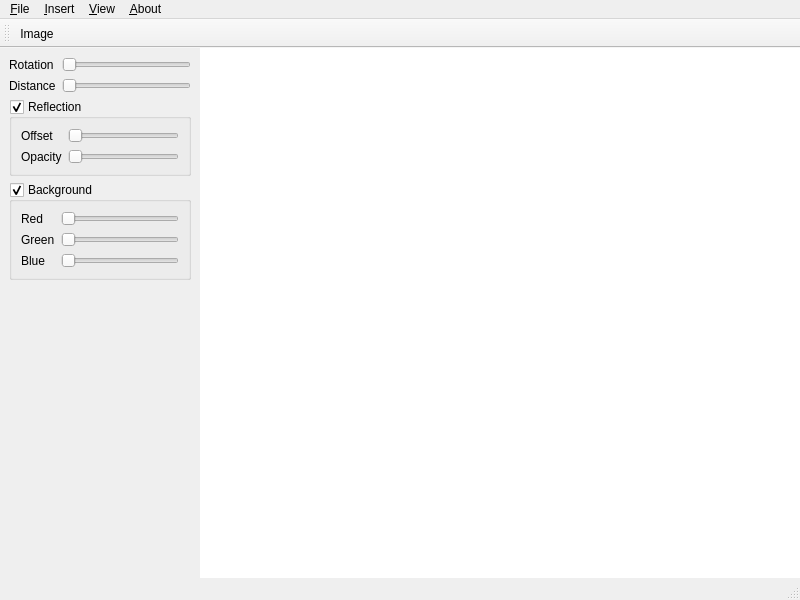
<?xml version="1.0" encoding="UTF-8"?>
<ui version="4.0">
 <class>MainWindow</class>
 <widget class="QMainWindow" name="MainWindow">
  <property name="geometry">
   <rect>
    <x>0</x>
    <y>0</y>
    <width>800</width>
    <height>600</height>
   </rect>
  </property>
  <property name="windowTitle">
   <string>Screenie</string>
  </property>
  <widget class="QWidget" name="centralwidget">
   <layout class="QGridLayout" name="gridLayout">
    <property name="margin">
     <number>0</number>
    </property>
    <property name="spacing">
     <number>0</number>
    </property>
    <item row="0" column="2">
     <widget class="QGraphicsView" name="graphicsView">
      <property name="frameShape">
       <enum>QFrame::NoFrame</enum>
      </property>
      <property name="frameShadow">
       <enum>QFrame::Plain</enum>
      </property>
      <property name="lineWidth">
       <number>0</number>
      </property>
     </widget>
    </item>
    <item row="0" column="0">
     <widget class="QWidget" name="sidePanel" native="true">
      <property name="minimumSize">
       <size>
        <width>200</width>
        <height>0</height>
       </size>
      </property>
      <property name="maximumSize">
       <size>
        <width>200</width>
        <height>16777215</height>
       </size>
      </property>
      <layout class="QGridLayout" name="gridLayout_6">
       <item row="0" column="0">
        <layout class="QGridLayout" name="gridLayout_2">
         <item row="0" column="0">
          <widget class="QLabel" name="label">
           <property name="text">
            <string>Rotation</string>
           </property>
          </widget>
         </item>
         <item row="1" column="0">
          <widget class="QLabel" name="label_2">
           <property name="text">
            <string>Distance</string>
           </property>
          </widget>
         </item>
         <item row="1" column="1">
          <widget class="QSlider" name="distanceSlider">
           <property name="maximum">
            <number>200</number>
           </property>
           <property name="orientation">
            <enum>Qt::Horizontal</enum>
           </property>
          </widget>
         </item>
         <item row="0" column="1">
          <widget class="QSlider" name="rotationSlider">
           <property name="minimum">
            <number>0</number>
           </property>
           <property name="maximum">
            <number>360</number>
           </property>
           <property name="singleStep">
            <number>15</number>
           </property>
           <property name="orientation">
            <enum>Qt::Horizontal</enum>
           </property>
          </widget>
         </item>
        </layout>
       </item>
       <item row="1" column="0">
        <widget class="QGroupBox" name="reflectionGroupBox">
         <property name="title">
          <string>Reflection</string>
         </property>
         <property name="checkable">
          <bool>true</bool>
         </property>
         <layout class="QGridLayout" name="gridLayout_3">
          <item row="0" column="0">
           <widget class="QLabel" name="label_3">
            <property name="text">
             <string>Offset</string>
            </property>
           </widget>
          </item>
          <item row="0" column="1">
           <widget class="QSlider" name="reflectionOffsetSlider">
            <property name="minimum">
             <number>1</number>
            </property>
            <property name="maximum">
             <number>100</number>
            </property>
            <property name="orientation">
             <enum>Qt::Horizontal</enum>
            </property>
           </widget>
          </item>
          <item row="1" column="0">
           <widget class="QLabel" name="label_4">
            <property name="text">
             <string>Opacity</string>
            </property>
           </widget>
          </item>
          <item row="1" column="1">
           <widget class="QSlider" name="reflectionOpacitySlider">
            <property name="maximum">
             <number>100</number>
            </property>
            <property name="value">
             <number>0</number>
            </property>
            <property name="orientation">
             <enum>Qt::Horizontal</enum>
            </property>
           </widget>
          </item>
         </layout>
        </widget>
       </item>
       <item row="2" column="0">
        <widget class="QGroupBox" name="backgroundColorGroupBox">
         <property name="title">
          <string>Background</string>
         </property>
         <property name="checkable">
          <bool>true</bool>
         </property>
         <layout class="QGridLayout" name="gridLayout_5">
          <item row="0" column="0">
           <layout class="QGridLayout" name="gridLayout_4">
            <item row="0" column="0">
             <widget class="QLabel" name="label_5">
              <property name="text">
               <string>Red</string>
              </property>
             </widget>
            </item>
            <item row="0" column="1">
             <widget class="QSlider" name="redSlider">
              <property name="maximum">
               <number>255</number>
              </property>
              <property name="orientation">
               <enum>Qt::Horizontal</enum>
              </property>
             </widget>
            </item>
            <item row="1" column="0">
             <widget class="QLabel" name="label_6">
              <property name="text">
               <string>Green</string>
              </property>
             </widget>
            </item>
            <item row="1" column="1">
             <widget class="QSlider" name="greenSlider">
              <property name="maximum">
               <number>255</number>
              </property>
              <property name="orientation">
               <enum>Qt::Horizontal</enum>
              </property>
             </widget>
            </item>
            <item row="2" column="0">
             <widget class="QLabel" name="label_7">
              <property name="text">
               <string>Blue</string>
              </property>
             </widget>
            </item>
            <item row="2" column="1">
             <widget class="QSlider" name="blueSlider">
              <property name="maximum">
               <number>255</number>
              </property>
              <property name="orientation">
               <enum>Qt::Horizontal</enum>
              </property>
             </widget>
            </item>
           </layout>
          </item>
         </layout>
        </widget>
       </item>
       <item row="3" column="0">
        <spacer name="verticalSpacer">
         <property name="orientation">
          <enum>Qt::Vertical</enum>
         </property>
         <property name="sizeHint" stdset="0">
          <size>
           <width>20</width>
           <height>453</height>
          </size>
         </property>
        </spacer>
       </item>
      </layout>
     </widget>
    </item>
   </layout>
  </widget>
  <widget class="QMenuBar" name="menubar">
   <property name="geometry">
    <rect>
     <x>0</x>
     <y>0</y>
     <width>800</width>
     <height>20</height>
    </rect>
   </property>
   <widget class="QMenu" name="menu_File">
    <property name="title">
     <string>&amp;File</string>
    </property>
    <addaction name="openAction"/>
    <addaction name="saveAction"/>
    <addaction name="saveAsAction"/>
    <addaction name="exportAction"/>
    <addaction name="separator"/>
    <addaction name="quitAction"/>
   </widget>
   <widget class="QMenu" name="menu_About">
    <property name="title">
     <string>&amp;About</string>
    </property>
    <addaction name="aboutQtAction"/>
   </widget>
   <widget class="QMenu" name="menu_Insert">
    <property name="title">
     <string>&amp;Insert</string>
    </property>
    <addaction name="addImageAction"/>
    <addaction name="addTemplateAction"/>
   </widget>
   <widget class="QMenu" name="menu_View">
    <property name="title">
     <string>&amp;View</string>
    </property>
    <addaction name="toggleFullScreenAction"/>
   </widget>
   <addaction name="menu_File"/>
   <addaction name="menu_Insert"/>
   <addaction name="menu_View"/>
   <addaction name="menu_About"/>
  </widget>
  <widget class="QStatusBar" name="statusbar"/>
  <widget class="QToolBar" name="toolBar">
   <property name="windowTitle">
    <string>toolBar</string>
   </property>
   <attribute name="toolBarArea">
    <enum>TopToolBarArea</enum>
   </attribute>
   <attribute name="toolBarBreak">
    <bool>false</bool>
   </attribute>
   <addaction name="addImageAction"/>
  </widget>
  <action name="quitAction">
   <property name="icon">
    <iconset resource="../../../Resources/Resources.qrc">
     <normaloff>:/img/application-exit.png</normaloff>:/img/application-exit.png</iconset>
   </property>
   <property name="text">
    <string>&amp;Quit</string>
   </property>
   <property name="shortcut">
    <string>Ctrl+Q</string>
   </property>
  </action>
  <action name="addImageAction">
   <property name="icon">
    <iconset resource="../../../Resources/Resources.qrc">
     <normaloff>:/img/insert-image.png</normaloff>:/img/insert-image.png</iconset>
   </property>
   <property name="text">
    <string>Image</string>
   </property>
   <property name="toolTip">
    <string>Add Image</string>
   </property>
   <property name="shortcut">
    <string>Ctrl+I</string>
   </property>
  </action>
  <action name="openAction">
   <property name="icon">
    <iconset resource="../../../Resources/Resources.qrc">
     <normaloff>:/img/document-open.png</normaloff>:/img/document-open.png</iconset>
   </property>
   <property name="text">
    <string>&amp;Open</string>
   </property>
   <property name="shortcut">
    <string>Ctrl+O</string>
   </property>
  </action>
  <action name="saveAction">
   <property name="icon">
    <iconset resource="../../../Resources/Resources.qrc">
     <normaloff>:/img/document-save.png</normaloff>:/img/document-save.png</iconset>
   </property>
   <property name="text">
    <string>&amp;Save</string>
   </property>
   <property name="shortcut">
    <string>Ctrl+S</string>
   </property>
  </action>
  <action name="saveAsAction">
   <property name="icon">
    <iconset resource="../../../Resources/Resources.qrc">
     <normaloff>:/img/document-save-as.png</normaloff>:/img/document-save-as.png</iconset>
   </property>
   <property name="text">
    <string>Save &amp;As</string>
   </property>
  </action>
  <action name="exportAction">
   <property name="text">
    <string>&amp;Export Image</string>
   </property>
   <property name="shortcut">
    <string>Ctrl+E</string>
   </property>
  </action>
  <action name="aboutQtAction">
   <property name="text">
    <string>About &amp;Qt</string>
   </property>
  </action>
  <action name="addTemplateAction">
   <property name="icon">
    <iconset resource="../../../Resources/Resources.qrc">
     <normaloff>:/img/insert-image.png</normaloff>:/img/insert-image.png</iconset>
   </property>
   <property name="text">
    <string>Template</string>
   </property>
   <property name="toolTip">
    <string>Add Template</string>
   </property>
   <property name="shortcut">
    <string>Ctrl+T</string>
   </property>
  </action>
  <action name="toggleFullScreenAction">
   <property name="icon">
    <iconset resource="../../../Resources/Resources.qrc">
     <normaloff>:/img/view-fullscreen.png</normaloff>:/img/view-fullscreen.png</iconset>
   </property>
   <property name="text">
    <string>&amp;Fullscreen</string>
   </property>
   <property name="toolTip">
    <string>View Fullscreen</string>
   </property>
   <property name="shortcut">
    <string>F11</string>
   </property>
  </action>
 </widget>
 <resources>
  <include location="../../../Resources/Resources.qrc"/>
 </resources>
 <connections>
  <connection>
   <sender>quitAction</sender>
   <signal>triggered()</signal>
   <receiver>MainWindow</receiver>
   <slot>close()</slot>
   <hints>
    <hint type="sourcelabel">
     <x>-1</x>
     <y>-1</y>
    </hint>
    <hint type="destinationlabel">
     <x>399</x>
     <y>299</y>
    </hint>
   </hints>
  </connection>
 </connections>
</ui>
